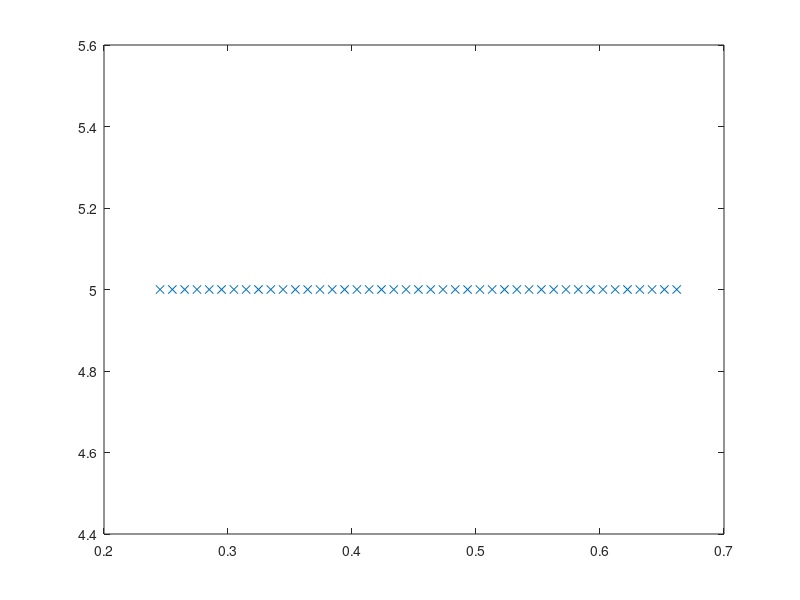
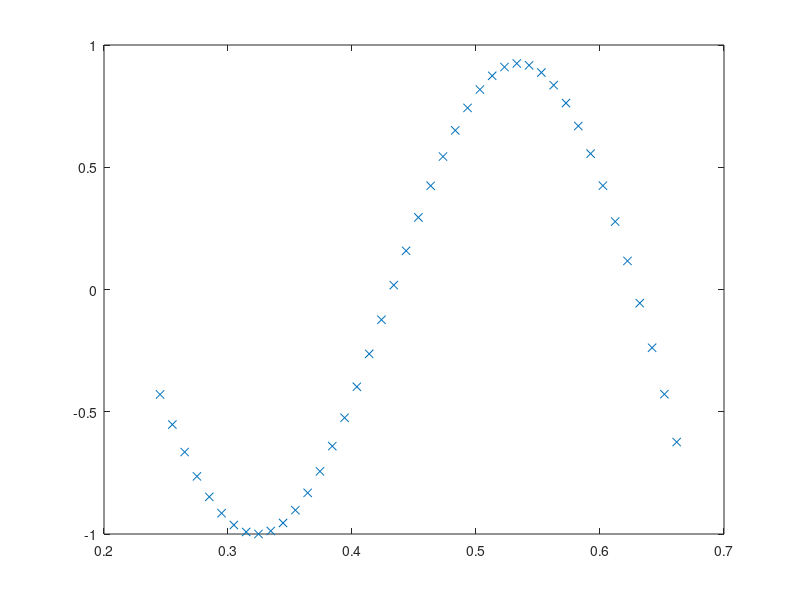
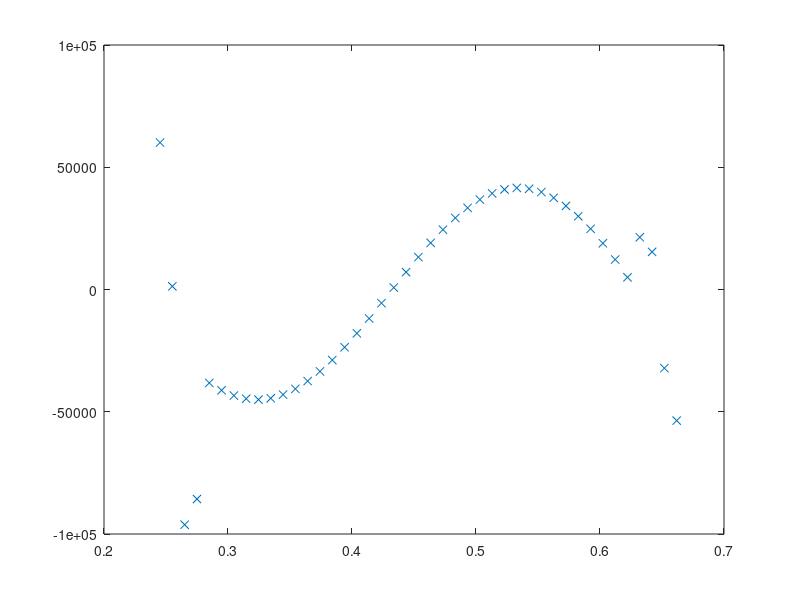
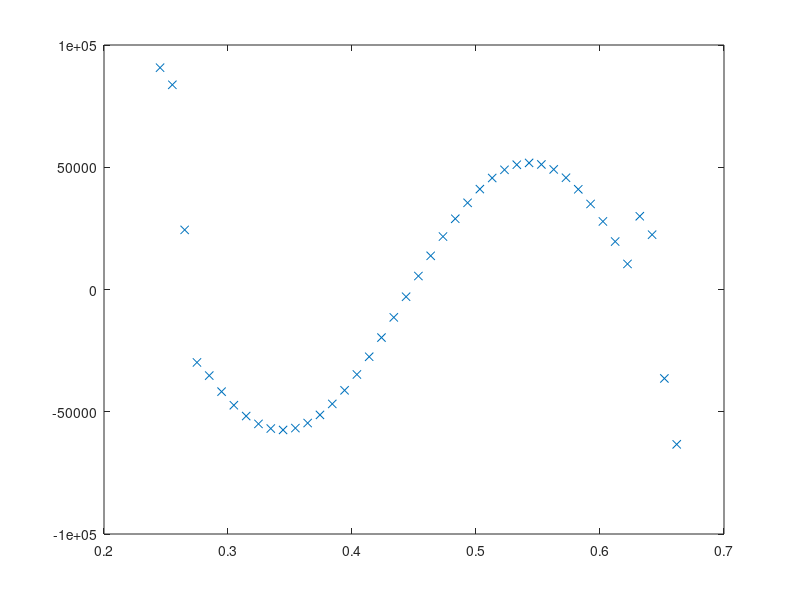

The MATLAB source for these figures, in order: (Note: this script raises an error after producing the figures.)
close all; clearvars;clear all; clc;
%% Generate Training Data
% Testing single frequency data

% load('Data_Exp_NoMass_SingleFreq');
% %load('Data_Exp_Mass_SingleFreq');
% data.freq = Beam.freq;
% 
% x = Beam.x.';
% w_exp = Beam.w.';
% w_max = max(abs(w_exp)); %on cherche le max pour normaliser les W
% 
% X_OBS_tot = x;
% U_OBS_tot = w_exp./w_max;
% %data = data; %juste pour rappeler qu'on charge les "data" qui correspondent aux paramètres de l'expérience.
% 
% n= length(w_exp);
% debut = round(0.3*n)+1; % taking this position, the applied force does not "exist";
% fin = round(0.9*n);
% pas = 1;
% X_OBS = x(debut:pas:fin);
% U_OBS = w_exp(debut:pas:fin)./w_max;

%%%%%%%%%%%%%%%%%%%%%%%%%%

%%loading data

%load('displacement_part_many');
load('displacement_tot_many');

%%% giving name to the variables %%%

x = X_COMSOL_tot';
w_exp = W_COMSOL_tot';
plot(x,real(w_exp))
X_OBS_tot = x;
U_OBS_tot = w_exp;

%%% taking a part of the vector %%%%

n= length(w_exp);
debut = round(0.35*n)+1; % taking this position, the applied force does not "exist";
fin = round(0.95*n);
pas = 1;
X_OBS = x(debut:pas:fin);
U_OBS = w_exp(debut:pas:fin);

plot(X_OBS,real(U_OBS),'x')



% %%%%% ploting U and V %%%%%
% 
% U_real=real(U_OBS_tot);
% U_img=imag(U_OBS_tot);
% subplot(2,1,1)
% plot(X_OBS_tot,U_img);
% subplot(2,1,2)
% plot(X_OBS_tot,U_real)
% 
% 
% %%%%% ploting mag and phase %%%%%%%%
% 
% figure
% U_mag = abs(U_OBS_tot)  ;  %magnitude
% U_phase = angle(U_OBS_tot); %phase angle
% subplot(3,1,1)
% plot(X_OBS_tot,U_mag)
% subplot(3,1,2)
% plot(X_OBS_tot,U_phase)
% subplot(3,1,3)
% plot(X_OBS_tot,U_OBS_tot)
% 
% 
% 
% %%%%%% Ploting real part and imaginary part %%%%%
% 
% 
% aux2=32;
% plot(X_OBS(1:aux2:end),5*ones(size(X_OBS(1:aux2:end))),'x')
% U_real=real(real(U_OBS(1:aux2:end)));
% figure
% plot(X_OBS(1:aux2:end),U_real,'x');
% Uxxxx_true = gradient(gradient(gradient(gradient(real(U_OBS(1:aux2:end)),X_OBS(1:aux2:end)),X_OBS(1:aux2:end)),X_OBS(1:aux2:end)),X_OBS(1:aux2:end));
% figure
% plot(X_OBS(1:aux2:end),Uxxxx_true,'x');
% Vxxxx_true=gradient(gradient(gradient(gradient(imag(U_OBS(1:aux2:end)),X_OBS(1:aux2:end)),X_OBS(1:aux2:end)),X_OBS(1:aux2:end)),X_OBS(1:aux2:end));
% figure
% plot(X_OBS(1:aux2:end),Vxxxx_true,'x');



%%%% Normalizing %%%%
% I m normalizing each part (real and imaginary) with different constants
% then I m gonna to desnormalize in order to get a right residual
%normalize is important to help NN to converge since it doesn't explore
%large scale of data
%%% OBSERVATION: I m just normalizing  the data interval

aux2=32;
U=real(U_OBS);
Umax=max(abs(U));
U=U./Umax;

V=imag(U_OBS);
Vmax=max(abs(V));
V=V./Vmax;

plot(X_OBS(1:aux2:end),5*ones(size(X_OBS(1:aux2:end))),'x')


figure
plot(X_OBS(1:aux2:end),U(1:aux2:end),'x');

Uxxxx_true = gradient(gradient(gradient(gradient(U(1:aux2:end),X_OBS(1:aux2:end)),X_OBS(1:aux2:end)),X_OBS(1:aux2:end)),X_OBS(1:aux2:end));
figure
plot(X_OBS(1:aux2:end),Uxxxx_true,'x');

Vxxxx_true = gradient(gradient(gradient(gradient((V(1:aux2:end)),X_OBS(1:aux2:end)),X_OBS(1:aux2:end)),X_OBS(1:aux2:end)),X_OBS(1:aux2:end));
figure
plot(X_OBS(1:aux2:end),Vxxxx_true,'x');



%%% getting data %%%

rho = data.rho1;
b = data.b;
e = data.e;
S = b*e;
% Sbis = b*ebis;
%nu = data.nu;
I = b*e.^3/(12); 
% Ibis = b*ebis.^3/12;
%E = data.E1;
F = data.F;
freq = data.freq;
w = 2*pi*freq;

%%%


%%% reducing vetor
U_real=U(1:aux2:end);
U_real=U_real(6:1:end-6);
V_imag=V(1:aux2:end);
V_imag=V_imag(6:1:end-6);

X_OBS_red=X_OBS(1:aux2:end);
X_OBS_red=X_OBS_red(6:1:end-6);

figure
plot(X_OBS_red,U_real,'x')

Uxxxx_true=Uxxxx_true(6:1:end-6);

figure
plot(X_OBS_red,Uxxxx_true,'x')

Vxxxx_true=Vxxxx_true(6:1:end-6);

figure
plot(X_OBS_red,Vxxxx_true,'x')

res = I*(0.7*1e11*Uxxxx_true*Umax - 0.7e9*Vxxxx_true*Vmax) - Umax*U_real.*rho*S*w^2;


res2 = I*(-0.7e9*Uxxxx_true*Umax + 0.7e11*Vxxxx_true*Vmax) - Vmax*V_imag.*rho*S*w^2;

%% getting a part of the values of the vector for futher testing
%it creates errors
% porc=0.2;   %%porcentage of the data located for testing
% 
% num_elementos = round(porc * length(X_OBS));
% indices = randperm(length(X_OBS), num_elementos);
% 
% X_Test = X_OBS(indices);
% U_OBS_Test=U_OBS(indices);
% %the permuta operation is changing the signal of the imaginary part
% %below I just fixing it, inverting the imaginary part
% U_OBS_Test=real(U_OBS_Test)+imag(U_OBS_Test)*-1j;
% X_OBS(indices) = [];
% U_OBS(indices) = [];

%ATTENTION U_TEST is determined by the neural network in further steps!






X_OBS=X_OBS';
U_OBS=U_OBS';
% 
% figure
% plot(X_OBS,imag(U_OBS)/Vmax,'x')
% figure
% plot(X_OBS,real(U_OBS)/Umax,'x')


X_OBS_tot=X_OBS_tot';
U_OBS_tot=U_OBS_tot';





targetE=0.7;

%%%%%%%%%%%%%%%%%%%%%%%%%


numInternalCollocationPoints = 1024; %6; %10000;
numTestPoints = 32;

pointSet = sobolset(1); 
points = net(pointSet,numInternalCollocationPoints); % pesca numInternalCollocationPoints dal poitSet

pointSetTest = sobolset(1);
pointsTest = net(pointSetTest,numTestPoints);

maxOBS = max(X_OBS);
minOBS = min(X_OBS);
dataX = (maxOBS-minOBS)*points(:,1)+minOBS; 
dataXTest = (maxOBS-minOBS)*pointsTest(:,1)+minOBS;

dataX = sort(dataX);
%five is just  to see the points
y=5*ones(size(dataX));
plot(dataX,y,'o')
 hold on
dataX2=dataX(1:32:end);
%dataX2(end+1)=dataX(end); % to guarantee points on the extremity
dataX=dataX2;
y=5*ones(size(dataX));
plot(dataX,y,'x')







%Create an array datastore containing the training data.

ds = arrayDatastore([dataX]);


%% Define Deep Learning Model

%%% NN number 1 (of 2)
% Specify the number of layers and the number of neurons for each layer.

numLayers = 9;%9
numNeurons = 20;%20
numInput = 1;
numOutput = 2;
% Initialize the parameters for the first fully connect operation. The first fully connect operation has two input channels.

parameters = struct;
parameters = NN(parameters,numLayers,numNeurons,numInput,numOutput,"W");
% 
% numLayers = 9;
% numNeurons = 20;
% numInput = 2;
% numOutput = 2;
% parameters = NN(parameters,numLayers,numNeurons,numInput,numOutput,"E");

parameters.eConstante = initializeVariable([1 1],2.1);
parameters.eConstante2 = initializeVariable([1 1],2.1);
%% Load pre-trained neural network with network_save.m
%load("network_save.mat") %la variable parameters est remplacée par la valeurs de parameters contenu dans le fichier 



%% Specify Training Options
%Train the model for 1000 epochs ... 250 %%% 3000 epochs with a mini-batch size of 1000.

numEpochs = 15000;
lossStop=1e-7;
miniBatchSize = 1024;

%To train on a GPU if one is available, specify the execution environment "auto". Using a GPU requires Parallel Computing Toolbox™ and a supported GPU device. For information on supported devices, see GPU Support by Release (Parallel Computing Toolbox) (Parallel Computing Toolbox).

executionEnvironment = "cpu";

%Specify ADAM optimization options.
%higher means more exploratory
initialLearnRate = 0.01; %0.001 si on initialise le réseau, sinon mettre un learningRate faible.

decayRate = 0.005;

%%
%Accelerate the model loss function using the dlaccelerate function. To learn more, see Accelerate Custom Training Loop Functions.

accfun = dlaccelerate(@modelLoss);


%% Train Network

%Train the network using a custom training loop.

mbq = minibatchqueue(ds, ...
    MiniBatchSize=miniBatchSize, ...
    MiniBatchFormat="BC", ...
    OutputEnvironment=executionEnvironment);


% Convert the COMSOL's observations to dlarray. For the input data points, specify format with dimensions "CB" (channel, batch).

X_OBS = dlarray(X_OBS,"CB");
U_OBS = dlarray(U_OBS);

%namalization constants

Umax = dlarray(Umax,"CB");
Vmax = dlarray(Vmax,"CB");


% If training using a GPU, convert the initial and conditions to gpuArray.

if (executionEnvironment == "auto" && canUseGPU) || (executionEnvironment == "gpu")
    X_OBS = gpuArray(X_OBS);
    U_OBS = gpuArray(U_OBS);
end
%Initialize the parameters for the Adam solver.

averageGrad = [];
averageSqGrad = [];


%Initialize the training progress plot.

% figure
% subplot(2,1,1)
% CO = colororder;
% lineLoss = animatedline(Color=CO(2,:));
% ylim([0 inf])
% xlabel("Iteration")
% ylabel("Loss")
% set(gca, 'YScale', 'log')
% grid on
% hold on 
% subplot(2,1,2)
% %CO = colororder;
% lineLossE1 = animatedline(Color=CO(2,:));
% hold on
% %CO = colororder;
% lineLossE2 = animatedline(Color=CO(3,:));
% hold off
% hold on
% %CO = colororder;
% lineLossE3 = animatedline(Color=CO(4,:));
% hold off
% ylim([0 inf])
% xlabel("Iteration")
% ylabel("E")
% legend('E1','E2','E3')
% set(gca, 'YScale', 'log')
% grid on

loss_history = NaN(5,numEpochs);

start = tic;

iteration = 0;
numTotPoints = numInternalCollocationPoints;


E=double((data.E1)/(10^11)*ones(size(dataX,1),1));
E_tot=(data.E1)/(10^11)*ones(size(X_OBS_tot,2),1);
X_Epoch=NaN(numEpochs/10,1);
E_Test=NaN(numEpochs/10,1);
E_Test_imag=NaN(numEpochs/10,1);
U_error=NaN(numEpochs/10,1);
U_error_imag=NaN(numEpochs/10,1);
Uxxxx_error=NaN(numEpochs/10,1);
Vxxxx_error_imag=NaN(numEpochs/10,1);

% options = trainingOptions('adam', ... % otimizador
%         'MaxEpochs',10, ... % número máximo de épocas
%         'MiniBatchSize',miniBatchSize, ... % tamanho do mini lote
%         'Plots','training-progress', ... % exibir gráficos de progresso
%        'OutputFcn',@(info) stopAtThreshold(info,9e-2)); % função de saída personalizada para verificar a perda

%name of the gif generate
name='loss.gif';
for epoch = 1:numEpochs
    %reset(mbq);
    %shuffle(mbq);
    %epoch
    %while hasdata(mbq)
        

        
        iteration = iteration + 1;
        
        %XX = next(mbq);
        % X = XX(1,:); % tocheck
        X = dlarray(dataX,"BC"); %quand il y a pas la Parallel Computing Toolbox
        XTest = dlarray(dataXTest,"BC");
        % Evaluate the model loss and gradients using dlfeval and the
        % modelLoss function.
        [loss,lossTest,gradients,Uxxxx,Uxxx,Uxx,Ux,Vxxxx,Vxxx,Vxx,Vx] = dlfeval(accfun,parameters,X,XTest,X_OBS,U_OBS,data,Umax,Vmax,numInternalCollocationPoints,numTestPoints);
        % Update learning rate.
        %learningRate = (initialLearnRate ./ (1+decayRate*iteration)).*((sin(iteration/128)+1.1));
        learningRate = initialLearnRate / (1+decayRate*iteration);
        
        % Update the network parameters using the adamupdate function.
        [parameters,averageGrad,averageSqGrad] = ...
            adamupdate(parameters,gradients,averageGrad, ...
            averageSqGrad,iteration,learningRate);
        
       

   
        

    %end
    
    % RAR Method 
%     if mod(epoch,500)==0
%     
%         numTestPoints = 32; %6; %10000;
%         pointSet = sobolset(1); % general valori random from the sobol sequence ; in dimensione 1
%         pointsTest = net(pointSet,numTestPoints); % pesca numInternalCollocationPoints dal poitSet
%         dataXTest = (maxOBS-minOBS)*pointsTest(:,1)+minOBS; 
%         X = dlarray(dataXTest,"BC");
% 
%         indice = dlfeval(@modelLossRAR,parameters,X,data,w_max,numInternalCollocationPoints,loss);
%         
%         dataX = [dataX;
%                 dataXTest(indice)];
%         ds = arrayDatastore([dataX]);
%         
%         mbq = minibatchqueue(ds, ...
%             MiniBatchSize=miniBatchSize, ...
%             MiniBatchFormat="BC", ...
%             OutputEnvironment=executionEnvironment);
% 
%         numTotPoints = numTotPoints + length(indice);
%         fprintf('Nous avons ajouté : %d points où il faut satisfaire l EDP, nombre total de points : %d \n',length(indice),numTotPoints); 
%     end

    loss_tot = double(gather(extractdata(loss(1))));
    loss_pinn_real = double(gather(extractdata(loss(2))));
    loss_pinn_imag = double(gather(extractdata(loss(3))));
    loss_obs_real = double(gather(extractdata(loss(3))));    
    loss_obs_imag = double(gather(extractdata(loss(4))));   


   % loss_tot = double(gather(extractdata(loss(1))));

    loss_history(:,epoch) = loss;
%     subplot(2,1,1)
%     addpoints(lineLoss,iteration, loss_tot(1));
    
%     title("Epoch: " + epoch + ", Elapsed: " + string(D) + ", Loss: " + loss_tot(1))
%     hold on
    
    
    
    fprintf('Epoch : %d, Loss pinn real : %d, Loss pinn imag : %d, Loss obs real : %d ,Loss obs imag : %d , Loss total : %d\n',epoch,loss_pinn_real,loss_pinn_imag,loss_obs_real,loss_obs_imag,loss_tot); 
    %fprintf('Epoch : %d, Loss pinn real : %d, Loss obs real : %d ,Loss obs imag : %d , Loss total : %d\n',epoch,loss_pinn_real,loss_obs_real,loss_obs_imag,loss_tot); 
    
    
    
    if mod(epoch,10)==0

        D = duration(0,0,toc(start),Format="hh:mm:ss");
        X_Epoch(epoch/10)=epoch;
        U_Test = extractdata(model_tanh(parameters,dlarray(dataX',"CB"),"W"));
        %E_Test = extractdata(model_sigmoid(parameters,dlarray(dataX',"CB"),"E"));
        %E_Test = extractdata(model_tanh(parameters,dlarray(dataX',"CB"),"E"));
        E_Test(epoch/10) = extractdata(parameters.eConstante);
        E_Test_imag(epoch/10) = extractdata(parameters.eConstante2);
        
        %%% real
        U_OBS_Test_interpol_real = interp1(X_OBS_tot,real(U_OBS_tot)/dl2double(Umax),dataX,'spline');
        U_error(epoch/10)=(norm(U_Test(1,:)' - U_OBS_Test_interpol_real) / norm(U_OBS_Test_interpol_real))*100;
        %%% imaginary
        U_OBS_Test_interpol_imag = interp1(X_OBS_tot,imag(U_OBS_tot)/dl2double(Vmax),dataX,'spline');
        U_error_imag(epoch/10)=(norm(U_Test(2,:)' - U_OBS_Test_interpol_imag) / norm(U_OBS_Test_interpol_imag))*100;
        

        %%%%%% Ploting imaginary part and real part [predicted and exact]
        
        %%%real
        figure(100)
        subplot(2,1,1)      
        plot(X_OBS_tot,real(U_OBS_tot)/dl2double(Umax),dataX,(U_Test(1,:)),"x")
        xlabel('x')
        ylabel('w(x)')
        legend('true', 'predicted')    
        title("REAL , Epoch is "+epoch+" Error is "+sprintf('%.4f', U_error(epoch/10))+"%")
        
        %%%imaginary
        subplot(2,1,2)
        plot(X_OBS_tot,imag(U_OBS_tot)/dl2double(Vmax),dataX,(U_Test(2,:)),"x")
        xlabel('x')
        ylabel('w(x)')
        legend('true', 'predicted')    
        title("Imaginary , Epoch is "+epoch+" Error is "+sprintf('%.4f', U_error_imag(epoch/10))+"%")

        %%%saving
        if epoch == 10
        writeGIF(gcf,name,0)
        else
        writeGIF(gcf,name,1)
        end
        

        %plot(X_OBS_tot,E_function(X_OBS_tot)/1e11,dataX,(E_Test)',"x") %X_OBS_tot(1:end-2),E_COMSOL_tot,  ((extractdata(parameters.eConstante)).^2)
        
      

%         xlabel('Epochs')
%         ylabel('E')
%         legend('true', 'predicted')  
%         title("E.mean = " +sprintf('%.2f', mean(E_Test)) + ", Duration = " + string(D))
%         ylim([-inf,1])

        %%%%%% Ploting the error of the displacement
        

        figure(200)

        %U_Test = extractdata(model_tanh(parameters,dlarray(X_Test',"CB"),"W"));

        %%% real
        subplot(2,1,1)
        plot(X_Epoch,U_error)
        set(gca, 'YScale', 'log')
        title("Real U error = " + sprintf('%.4f', U_error(epoch/10)) +"%  Duration = " + string(D) )
        xlabel('Epochs')
        ylabel('Error(%)')
        %%% imaginary
        subplot(2,1,2)
        plot(X_Epoch,U_error_imag)
        set(gca, 'YScale', 'log')
        title("Imaginary U error = " + sprintf('%.4f', U_error_imag(epoch/10)) +"%  Duration = " + string(D) )
        xlabel('Epochs')
        ylabel('Error(%)')
       
        


% 
%         E_error(epoch/10)=(norm(E_Test' - E_function(dataX)/1e11) / norm(E_function(dataX)/1e11))*100;
% 
%         plot(X_Epoch,E_error)
%         title("E error = "+ sprintf('%.2f', E_error(epoch/10)) + "%  Duration = " + string(D) )
%         xlabel('Epochs')
%         ylabel('Error(%)')

        %%% Saving
        if epoch == 10
        writeGIF(gcf,'error.gif',0)
        else
        writeGIF(gcf,'error.gif',1)
        end


        %%%%%%% Gradients Real

        aux2=32;
        figure(300)
        clf %erase the current plot
        subplot(4,1,1)
        
        Ux_true = gradient(real(U_OBS_tot(1:aux2:end))/dl2double(Umax),X_OBS_tot(1:aux2:end));
        plot(X_OBS_tot(1:aux2:end),Ux_true)  
        hold on
        
        plot(dataX,dl2double(Ux),'x') 
        hold off
        xlim([0.2 0.6])
        title("Ux   Duration = " + string(D))
        xlabel("x")

        subplot(4,1,2)
        
        Uxx_true = gradient(gradient(real(U_OBS_tot(1:aux2:end))/dl2double(Umax),X_OBS_tot(1:aux2:end)),X_OBS_tot(1:aux2:end));
        plot(X_OBS_tot(1:aux2:end),Uxx_true)  
        hold on
        
        plot(dataX,dl2double(Uxx),'x') 
        hold off
        xlim([0.2 0.6])
        title("Uxx")
        xlabel("x")
        subplot(4,1,3)
        Uxxx_true = gradient(gradient(gradient(real(U_OBS_tot(1:aux2:end))/dl2double(Umax),X_OBS_tot(1:aux2:end)),X_OBS_tot(1:aux2:end)),X_OBS_tot(1:aux2:end));
        plot(X_OBS_tot(1:aux2:end),Uxxx_true)  
        hold on
       
        plot(dataX,dl2double(Uxxx),'x') 
        hold off
        xlim([0.2 0.6])
        title("Uxxx")
        xlabel("x")

        subplot(4,1,4)

        %Uxxxx=dl2double(Uxxxx);
        Uxxxx_true = gradient(gradient(gradient(gradient(real(U_OBS_tot(1:aux2:end))/dl2double(Umax),X_OBS_tot(1:aux2:end)),X_OBS_tot(1:aux2:end)),X_OBS_tot(1:aux2:end)),X_OBS_tot(1:aux2:end));
        Uxxxx_interpol = interp1(X_OBS_tot(1:aux2:end),Uxxxx_true,dataX,'spline');
        
      

        try
        Uxxxx_error(epoch/10)=(norm(dl2double(Uxxxx)' - Uxxxx_interpol) / norm(Uxxxx_interpol))*100;
        catch
        Uxxxx_error(epoch/10)=(norm(dl2double(Uxxxx) - Uxxxx_interpol) / norm(Uxxxx_interpol))*100;    
        end
        
        plot(X_OBS_tot(1:aux2:end),Uxxxx_true)   

        hold on
        
        plot(dataX,dl2double(Uxxxx),'x')
        
        hold off
        xlim([0.2 0.6])
        title("Uxxxx Error= "+sprintf('%.2f', Uxxxx_error(epoch/10))+"%")
        xlabel("x")

        
        %%%%%%%%  Gradients Imaginary

        aux2=32;
        figure(310)
        clf %erase the current plot
        subplot(4,1,1)
        
        Vx_true = gradient(imag(U_OBS_tot(1:aux2:end))/dl2double(Vmax),X_OBS_tot(1:aux2:end));
        plot(X_OBS_tot(1:aux2:end),Vx_true)  
        hold on
        
        plot(dataX,dl2double(Vx),'x') 
        hold off
        xlim([0.2 0.6])
        title("Vx   Duration = " + string(D))
        xlabel("x")

        subplot(4,1,2)
        
        Vxx_true = gradient(gradient(imag(U_OBS_tot(1:aux2:end))/dl2double(Vmax),X_OBS_tot(1:aux2:end)),X_OBS_tot(1:aux2:end));
        plot(X_OBS_tot(1:aux2:end),Vxx_true)  
        hold on
        
        plot(dataX,dl2double(Vxx),'x') 
        hold off
        xlim([0.2 0.6])
        title("Vxx")
        xlabel("x")
        subplot(4,1,3)
        Vxxx_true = gradient(gradient(gradient(imag(U_OBS_tot(1:aux2:end))/dl2double(Vmax),X_OBS_tot(1:aux2:end)),X_OBS_tot(1:aux2:end)),X_OBS_tot(1:aux2:end));
        plot(X_OBS_tot(1:aux2:end),Vxxx_true)  
        hold on
       
        plot(dataX,dl2double(Vxxx),'x') 
        hold off
        xlim([0.2 0.6])
        title("Vxxx")
        xlabel("x")

        subplot(4,1,4)

        %Uxxxx=dl2double(Uxxxx);
        Vxxxx_true = gradient(gradient(gradient(gradient(imag(U_OBS_tot(1:aux2:end))/dl2double(Vmax),X_OBS_tot(1:aux2:end)),X_OBS_tot(1:aux2:end)),X_OBS_tot(1:aux2:end)),X_OBS_tot(1:aux2:end));
        Vxxxx_interpol = interp1(X_OBS_tot(1:aux2:end),Vxxxx_true,dataX,'spline');
        try
        Vxxxx_error_imag(epoch/10)=(norm(dl2double(Vxxxx)' - Vxxxx_interpol) / norm(Vxxxx_interpol))*100;
        catch
        Vxxxx_error_imag(epoch/10)=(norm(dl2double(Vxxxx)' - Vxxxx_interpol) / norm(Vxxxx_interpol))*100;    
        end   

        plot(X_OBS_tot(1:aux2:end),Vxxxx_true)   
        hold on 

        plot(dataX,dl2double(Vxxxx),'x')     
        hold off
        xlim([0.2 0.6])
        title("Vxxxx Imaginary Error= "+sprintf('%.2f', Vxxxx_error_imag(epoch/10))+"%")
        xlabel("x")






        %%% saving

        if epoch == 10
        writeGIF(gcf,'gradient_imag.gif',0)
        else
        writeGIF(gcf,'gradient_imag.gif',1)
        end
        

        %%%%%%%% Loss coeficients 
        
        figure(320)
        clf
%         subplot(2,1,1)
%         E_error=(norm(E_Test(epoch/10) - 0.7) / norm(0.7))*100;
%         plot(X_Epoch,E_Test) 
%         hold on
%         plot(X_Epoch,ones(size(X_Epoch))*0.7)
%         title("Coef real error  = "+ sprintf('%.4f', E_error) +"% Er= "+ sprintf('%.4f', E_Test(epoch/10))+" Duration = " + string(D) )
%         xlabel('Epochs')
%         ylabel('Coef real')

%         subplot(2,1,2)
        E_error=(norm(E_Test_imag(epoch/10) - 0.7) / norm(0.7))*100;
        plot(X_Epoch,E_Test_imag) 
        hold on
        plot(X_Epoch,ones(size(X_Epoch))*0.7)
        title("Coef imag error = "+ sprintf('%.4f', E_error) +"% Ei= "+ sprintf('%.4f', E_Test_imag(epoch/10)) + "  Duration = " + string(D) )
        xlabel('Epochs')
        ylabel('Coef imag')

        

    end
    if loss_tot< lossStop
        disp("Loss was reached")
        break
    end
end

%% converting gif to mp4
%gif2mp4("loss")




%%
D = duration(0,0,toc(start),Format="hh:mm:ss");
drawnow
%Check the effectiveness of the accelerated function by checking the hit and occupancy rate.

accfun

    %%Evaluate Model Accuracy 
%compare the predicted values of the deep learning model with the true solutions of the Poisson's equation using the l2 error.

% Save parameters into network_save.m file

save("network_save","parameters");
save("tout");

% Plot loss function
x_loss = linspace(0,numEpochs,numEpochs);
figure 
plot(x_loss,loss_history)

legend("Total")
xlabel("epoch")
ylabel("loss")
set(gca, 'YScale', 'log')
legend('total loss', 'PDE loss real', 'PDE loss imag', 'w(x) real loss','w(x) imaginary loss')
title("Loss = " + loss_history(1,end) + ", Durée = " + string(D))

%% Plotting prediction

%X_Test = X_OBS_tot(debut:fin); %(maxOBS-minOBS).*linspace(0,1,1000)+minOBS;
U_Test = extractdata(model_tanh(parameters,dlarray(X_Test',"CB"),"W"));
%E_Test = extractdata(model_sigmoid(parameters,dlarray(X_Test',"CB"),"E"));
%E_Test = extractdata(model_tanh(parameters,dlarray(X_Test',"CB"),"E"));


figure
%%% Real
subplot(2,1,1)
plot(X_OBS_tot,real(U_OBS_tot)/dl2double(Umax))
hold on 
err = norm(U_Test(1,:)' - real(U_OBS_Test)/dl2double(Umax)) / norm(real(U_OBS_Test)/dl2double(Umax));
plot(X_Test,real(U_OBS_Test)/dl2double(Umax),"x")
xlabel("x")
ylabel("w(x) real")
legend('true', 'predicted')
title("U real error "+ round(err*100,2) +" %" )

subplot(2,1,2)
plot(X_OBS_tot,imag(U_OBS_tot)/dl2double(Vmax))
hold on
plot(X_Test,imag(U_OBS_Test)/dl2double(Vmax),"x")
err = norm(U_Test(2,:)' - imag(U_OBS_Test)/dl2double(Vmax)) / norm(imag(U_OBS_Test)/dl2double(Vmax));
legend('true', 'predicted')
title("U imag error :  "+ round(err*100,2) +" %")
xlabel("x")
ylabel("w(x) imaginary")



%%
% On regarde la différence sur la dérivée 4e 





 %Uxxxx_true = gradient(gradient(gradient(gradient(U_OBS_tot(1:aux:end),X_OBS_tot(1:aux:end)),X_OBS_tot(1:aux:end)),X_OBS_tot(1:aux:end)),X_OBS_tot(1:aux:end));



% Uxxxx_true= Uxxxx_true';


% Uxxxx_true = gradient(gradient(gradient(gradient(U_OBS_tot(1:aux:end),X_OBS_tot(1:aux:end)),X_OBS_tot(1:aux:end)),X_OBS_tot(1:aux:end)),X_OBS_tot(1:aux:end));
% 
% plot(X_OBS_tot(1:aux:end),Uxxxx_true);

%%Compare the gradients
%%% real 

figure(6)

try
scatter(extractdata(X),extractdata(Uxxxx),"x")
catch
scatter(extractdata(X),Uxxxx,"x")
end
hold on 
aux=32;

try
Uxxxx_true = deriveeOrdre4(real(U_OBS_tot(1:aux:end))'/dl2double(Umax),X_OBS_tot(1:aux:end));
catch
Uxxxx_true = deriveeOrdre4(real(U_OBS_tot(1:aux:end))/dl2double(Umax),X_OBS_tot(1:aux:end));  
end

plot(X_OBS_tot(1:aux:end),Uxxxx_true)
hold on
U = dl2double(model_tanh(parameters,dlarray(dataX',"CB"),"W"));
try
 Uxxxx_gradient=deriveeOrdre4(U(1,:),dataX);
catch
 Uxxxx_gradient=deriveeOrdre4(U(1,:)',dataX);
end

plot(dataX,Uxxxx_gradient)
hold off
%ylim([-1e8 1e8])
%xlim([0.3 0.55])
legend("Predicted","Exact","Ugradient")
xlim([0.2 0.6])
title("Real gradient")



%%% imaginary

figure(7)
try
scatter(extractdata(X),extractdata(Vxxxx),"x")
catch
scatter(extractdata(X),Vxxxx,"x")
end
hold on 

aux=32;

try
Vxxxx_true = deriveeOrdre4(imag(U_OBS_tot(1:aux:end))'/dl2double(Vmax),X_OBS_tot(1:aux:end));

catch
Vxxxx_true = deriveeOrdre4(imag(U_OBS_tot(1:aux:end))/dl2double(Vmax),X_OBS_tot(1:aux:end));  

end

plot(X_OBS_tot(1:aux:end),Vxxxx_true)


hold on

U = dl2double(model_tanh(parameters,dlarray(dataX',"CB"),"W"));


try
 Vxxxx_gradient=deriveeOrdre4(U(2,:),dataX);
catch
 Vxxxx_gradient=deriveeOrdre4(U(2,:)',dataX);

end


plot(dataX,Vxxxx_gradient)


hold off
%ylim([-1e8 1e8])
%xlim([0.3 0.55])
legend("Predicted","Exact","Ugradient")
xlim([0.2 0.6])
title("Imaginary")



%%% comparing displacements
%%%% real
figure(8)
subplot(2,1,1)
plot(dl2double(X_OBS(1:aux:end)),dl2double(real(U_OBS(1:aux:end))/dl2double(Umax)),'o')
hold on
plot(dataX,U(1,:),'x')
xlim([0.2 0.6])
legend("W_exact","W_pred")

%%%% imaginary
subplot(2,1,2)
plot(dl2double(X_OBS(1:aux:end)),dl2double(imag(U_OBS(1:aux:end))/dl2double(Vmax)),'o')
hold on
plot(dataX,U(2,:),'x')
xlim([0.2 0.6])
legend("W_exact","W_pred")


%% On clear l'accelerate function
clearCache(accfun)
% 
% function [stop,options] = stopAtThreshold(info, threshold)
%     % Verifica se a perda atingiu o limiar
%     stop = false;
%     if info.TrainingLoss(end) < threshold
%         stop = true;
%     end
%     
%     % Atualiza as opções de treinamento para interromper o treinamento
%     % quando a perda atingir o limiar
%     if stop
%         fprintf('A perda atingiu o limiar de %d O treinamento será interrompido',threshold );
%         options.MaxEpochs = info.Epoch;
%     end
% end



%err = norm(extractdata(U_Test) - U_OBS_tot) / norm(U_OBS_tot);

% subplot(2,1,1)
% plot(X_OBS_tot,U_OBS_tot)
% hold on 
% plot(extractdata(X_OBS),extractdata(U_OBS),"x")
% xlabel("x")
% ylabel("w(x)")
% legend('true', 'predicted')
% 
% subplot(2,1,2)
% plot(X_OBS_tot,2.1*1e11*ones(size(X_OBS_tot)))
% hold on 
% plot(extractdata(X_OBS),E_Test,"x")
% xlabel("x")
% ylabel("w(x)")